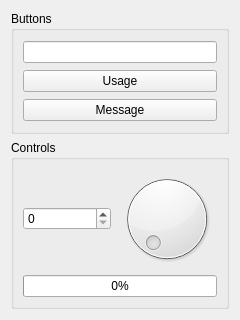
<?xml version="1.0" encoding="UTF-8"?>
<ui version="4.0">
 <class>Dialog</class>
 <widget class="QDialog" name="Dialog">
  <property name="geometry">
   <rect>
    <x>0</x>
    <y>0</y>
    <width>240</width>
    <height>320</height>
   </rect>
  </property>
  <property name="windowTitle">
   <string>Dialog</string>
  </property>
  <layout class="QVBoxLayout" name="verticalLayout_2">
   <item>
    <widget class="QGroupBox" name="groupBox_2">
     <property name="title">
      <string>Buttons</string>
     </property>
     <layout class="QVBoxLayout" name="verticalLayout">
      <item>
       <widget class="QLineEdit" name="text"/>
      </item>
      <item>
       <widget class="QPushButton" name="usage">
        <property name="text">
         <string>Usage</string>
        </property>
        <property name="autoDefault">
         <bool>false</bool>
        </property>
       </widget>
      </item>
      <item>
       <widget class="QPushButton" name="message">
        <property name="text">
         <string>Message</string>
        </property>
        <property name="autoDefault">
         <bool>false</bool>
        </property>
       </widget>
      </item>
     </layout>
    </widget>
   </item>
   <item>
    <widget class="QGroupBox" name="groupBox">
     <property name="title">
      <string>Controls</string>
     </property>
     <layout class="QHBoxLayout" name="horizontalLayout_2">
      <item>
       <layout class="QVBoxLayout" name="verticalLayout_3">
        <item>
         <layout class="QHBoxLayout" name="horizontalLayout">
          <item>
           <widget class="QSpinBox" name="spin">
            <property name="inputMethodHints">
             <set>Qt::ImhDigitsOnly</set>
            </property>
           </widget>
          </item>
          <item>
           <widget class="QDial" name="dial"/>
          </item>
         </layout>
        </item>
        <item>
         <widget class="QProgressBar" name="progress">
          <property name="focusPolicy">
           <enum>Qt::ClickFocus</enum>
          </property>
          <property name="inputMethodHints">
           <set>Qt::ImhDigitsOnly</set>
          </property>
          <property name="maximum">
           <number>1000</number>
          </property>
          <property name="value">
           <number>0</number>
          </property>
         </widget>
        </item>
       </layout>
      </item>
     </layout>
    </widget>
   </item>
  </layout>
 </widget>
 <resources/>
 <connections/>
</ui>
